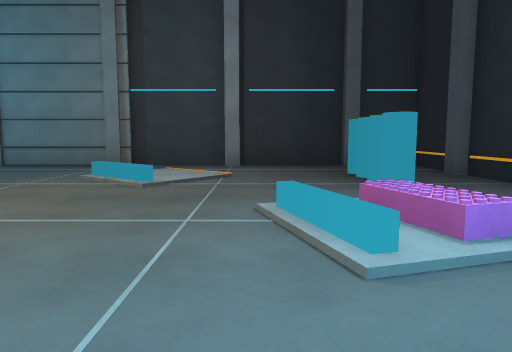
[1] (above)

15 first-person views from a walk through a scene from a Unity 3-D project. The camera is 1.2 m above the floor, tilts 6° down and sees 70° across. The floor is counted in squares, 2 m on a side. Each view is taken from the middle of a square. On the plan, view 1 faces up. The plan holds only what a view shows up to about 10 squares ahead; the rest is blank. The player is left out.

[2]
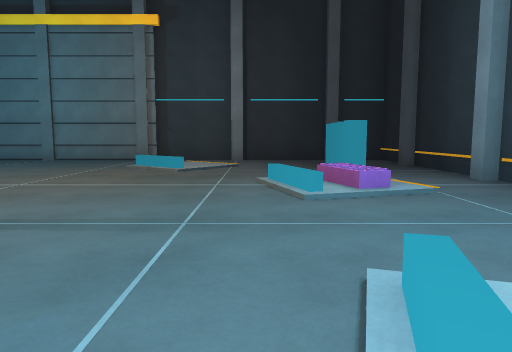

[3]
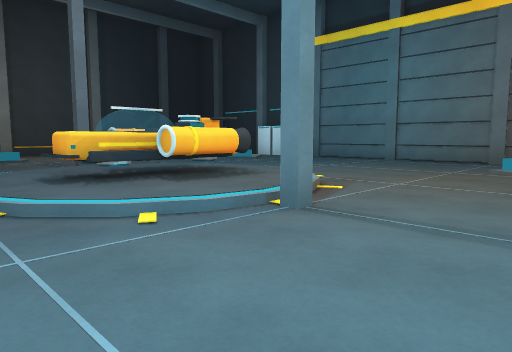

[4]
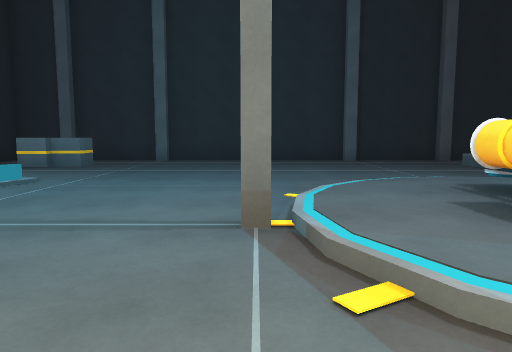

[5]
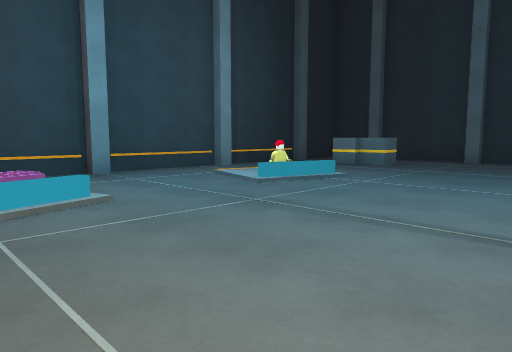

[6]
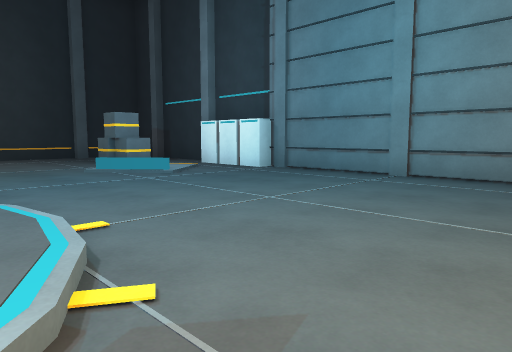

[7]
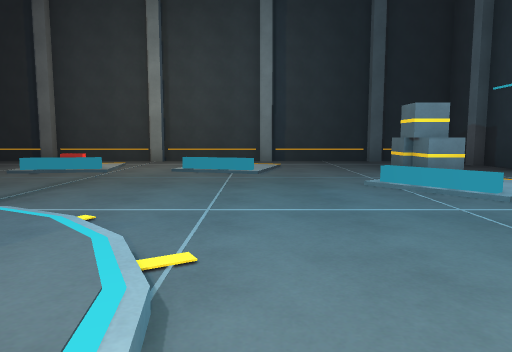

[8]
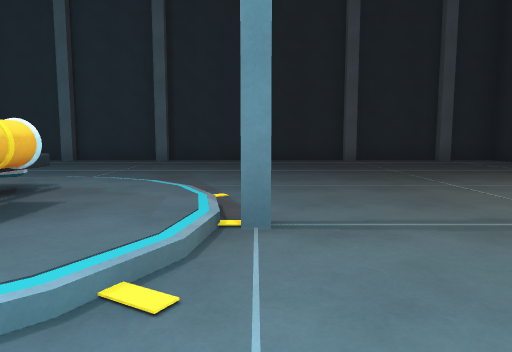

[9]
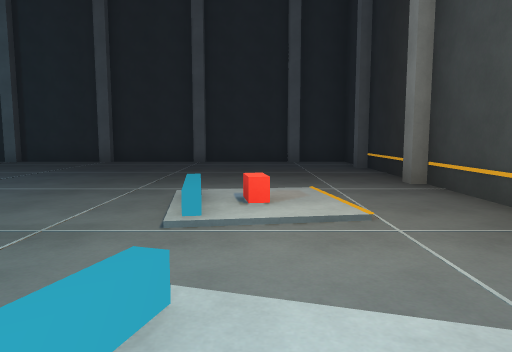

[10]
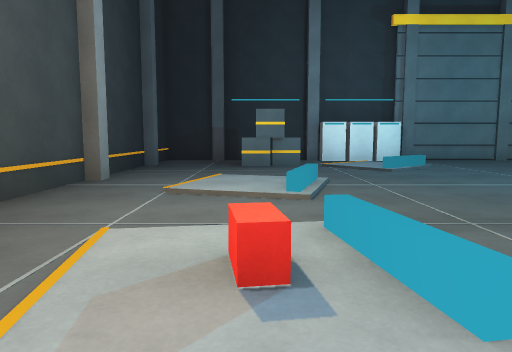

[11]
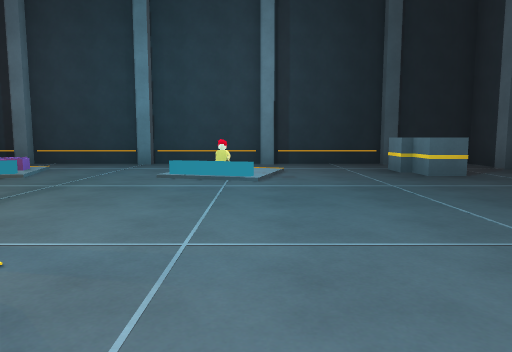

[12]
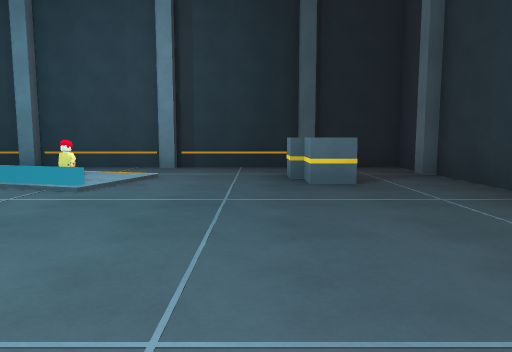

[13]
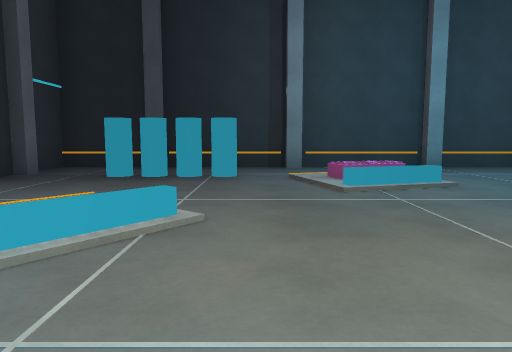

[14]
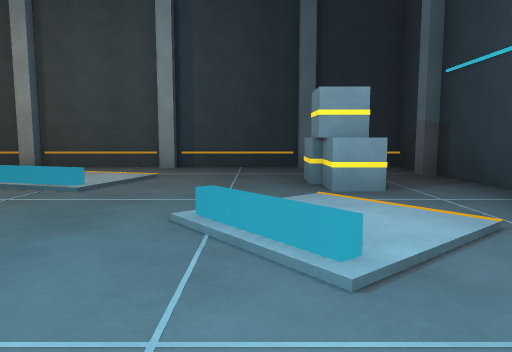

[15]
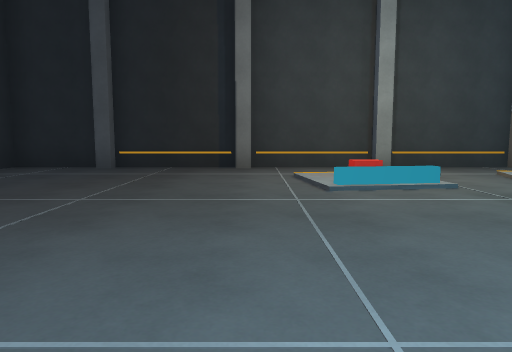

### Floor plan
Key: @ floor where view 1 was taken; # wall or solid block; x gap in a wall; . main floor; : floor 0.25 m higher than the main floor; / step, stairs or slope; O other object.
Columns run from 15 left of view 1 to 4 right of it. Each row starts with its distance up from view 1.
  8 #####OO#############
  7 #..................#
  6 #..OO............Ox#
  5 #...../....../...O.#
  4 #..................#
  3 #.../..........//..#
  2 #......./::/..../..#
  1 #......#:OO:#......#
  0 #.......:OO:...@...#
 -1 #.../.../::/....O..#
 -2 #............../...#
 -3 #..................#
 -4 #..................#
 -5 #...............OOx#
 -6 #..................#
 -7 ####################

Where each view was taken, in squares from view 1:
view 1: 0 up, 0 right, facing up
view 2: 2 down, 0 right, facing up
view 3: 2 down, 1 left, facing up-left
view 4: 3 up, 3 left, facing down
view 5: 3 up, 3 left, facing down-right
view 6: 2 up, 3 left, facing up-left
view 7: 3 up, 5 left, facing left
view 8: 3 up, 8 left, facing down
view 9: 3 up, 12 left, facing down
view 10: 2 down, 12 left, facing up
view 11: 2 down, 5 left, facing right
view 12: 4 down, 4 left, facing right
view 13: 4 up, 4 left, facing right
view 14: 5 up, 7 left, facing left
view 15: 2 down, 7 left, facing left
